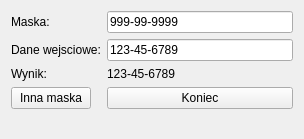
<?xml version="1.0" encoding="UTF-8"?>
<ui version="4.0">
 <class>MaskTestForm</class>
 <widget class="QWidget" name="MaskTestForm">
  <property name="geometry">
   <rect>
    <x>0</x>
    <y>0</y>
    <width>304</width>
    <height>139</height>
   </rect>
  </property>
  <property name="windowTitle">
   <string>Form</string>
  </property>
  <layout class="QFormLayout" name="formLayout">
   <property name="labelAlignment">
    <set>Qt::AlignLeading|Qt::AlignLeft|Qt::AlignVCenter</set>
   </property>
   <item row="0" column="0">
    <widget class="QLabel" name="label">
     <property name="text">
      <string>Maska:</string>
     </property>
    </widget>
   </item>
   <item row="0" column="1">
    <widget class="QLineEdit" name="m_InputMask">
     <property name="text">
      <string>999-99-9999</string>
     </property>
    </widget>
   </item>
   <item row="1" column="0">
    <widget class="QLabel" name="label_2">
     <property name="text">
      <string>Dane wejsciowe:</string>
     </property>
    </widget>
   </item>
   <item row="1" column="1">
    <widget class="QLineEdit" name="m_StringEntry">
     <property name="inputMask">
      <string/>
     </property>
     <property name="text">
      <string>123-45-6789</string>
     </property>
    </widget>
   </item>
   <item row="2" column="0">
    <widget class="QLabel" name="label_3">
     <property name="text">
      <string>Wynik:</string>
     </property>
    </widget>
   </item>
   <item row="2" column="1">
    <widget class="QLabel" name="m_Result">
     <property name="text">
      <string>123-45-6789</string>
     </property>
    </widget>
   </item>
   <item row="3" column="0">
    <widget class="QPushButton" name="pushButton">
     <property name="text">
      <string>Inna maska</string>
     </property>
    </widget>
   </item>
   <item row="3" column="1">
    <widget class="QPushButton" name="pushButton_2">
     <property name="text">
      <string>Koniec</string>
     </property>
    </widget>
   </item>
  </layout>
 </widget>
 <resources/>
 <connections>
  <connection>
   <sender>m_InputMask</sender>
   <signal>returnPressed()</signal>
   <receiver>MaskTestForm</receiver>
   <slot>installMask()</slot>
   <hints>
    <hint type="sourcelabel">
     <x>193</x>
     <y>25</y>
    </hint>
    <hint type="destinationlabel">
     <x>93</x>
     <y>6</y>
    </hint>
   </hints>
  </connection>
  <connection>
   <sender>m_StringEntry</sender>
   <signal>returnPressed()</signal>
   <receiver>MaskTestForm</receiver>
   <slot>showResult()</slot>
   <hints>
    <hint type="sourcelabel">
     <x>216</x>
     <y>51</y>
    </hint>
    <hint type="destinationlabel">
     <x>247</x>
     <y>68</y>
    </hint>
   </hints>
  </connection>
  <connection>
   <sender>pushButton_2</sender>
   <signal>clicked()</signal>
   <receiver>MaskTestForm</receiver>
   <slot>again()</slot>
   <hints>
    <hint type="sourcelabel">
     <x>189</x>
     <y>116</y>
    </hint>
    <hint type="destinationlabel">
     <x>206</x>
     <y>136</y>
    </hint>
   </hints>
  </connection>
  <connection>
   <sender>pushButton</sender>
   <signal>clicked()</signal>
   <receiver>MaskTestForm</receiver>
   <slot>installMask()</slot>
   <hints>
    <hint type="sourcelabel">
     <x>73</x>
     <y>119</y>
    </hint>
    <hint type="destinationlabel">
     <x>76</x>
     <y>95</y>
    </hint>
   </hints>
  </connection>
 </connections>
 <slots>
  <slot>showResult()</slot>
  <slot>installMask()</slot>
  <slot>again()</slot>
 </slots>
</ui>
